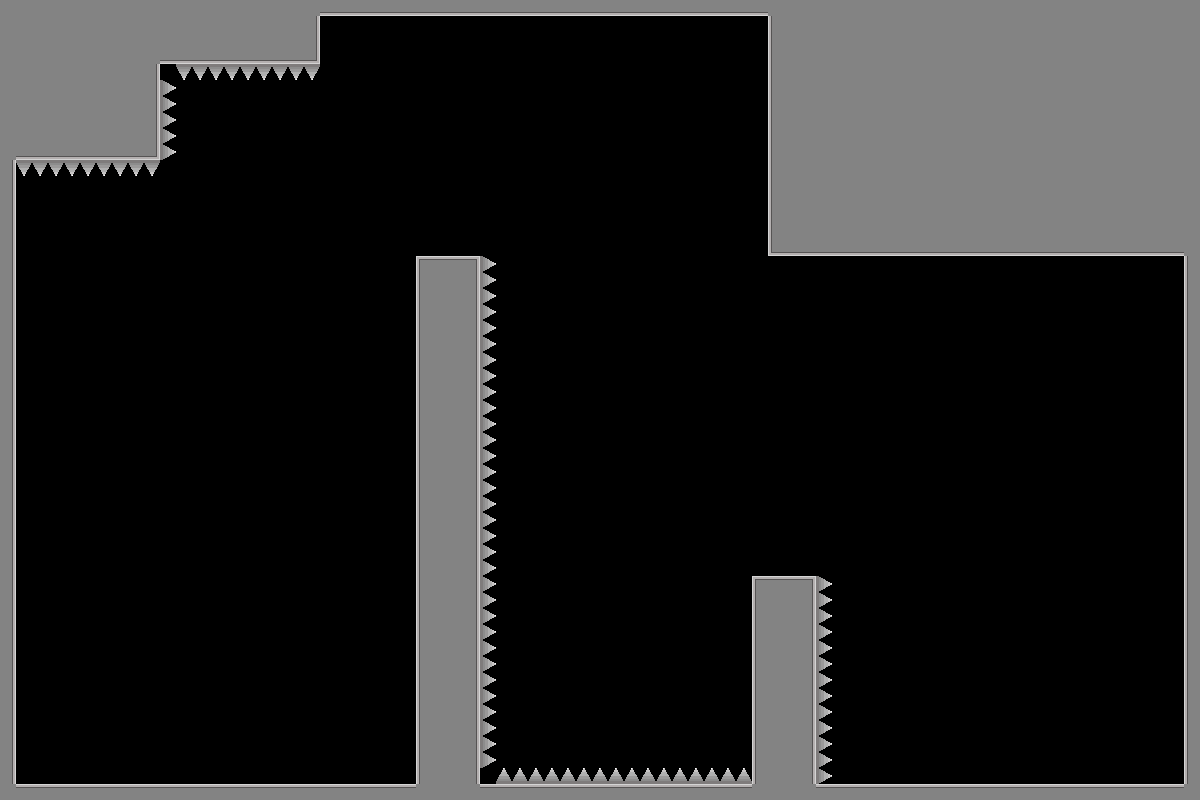

A level layout from a 2D game, rendered from its tile map. Below: a short description, then the map file with tile-grid data replaced by summaries:
An orthogonal 75x50 tile map with 16x16 px tiles, 1 tile layer (Tile Layer 1).

<map version="1.10" tiledversion="1.12.2" orientation="orthogonal" renderorder="right-down" width="75" height="50" tilewidth="16" tileheight="16" infinite="0" nextlayerid="3" nextobjectid="1">
 <tileset firstgid="1" source="place_holder_tileset.tsx" />
 <layer id="1" name="Tile Layer 1" width="75" height="50">
  <data>[3750 cells, 1015 non-empty, 12 distinct tile ids]</data>
 </layer>
 <objectgroup id="2" name="object_layer" />
</map>
